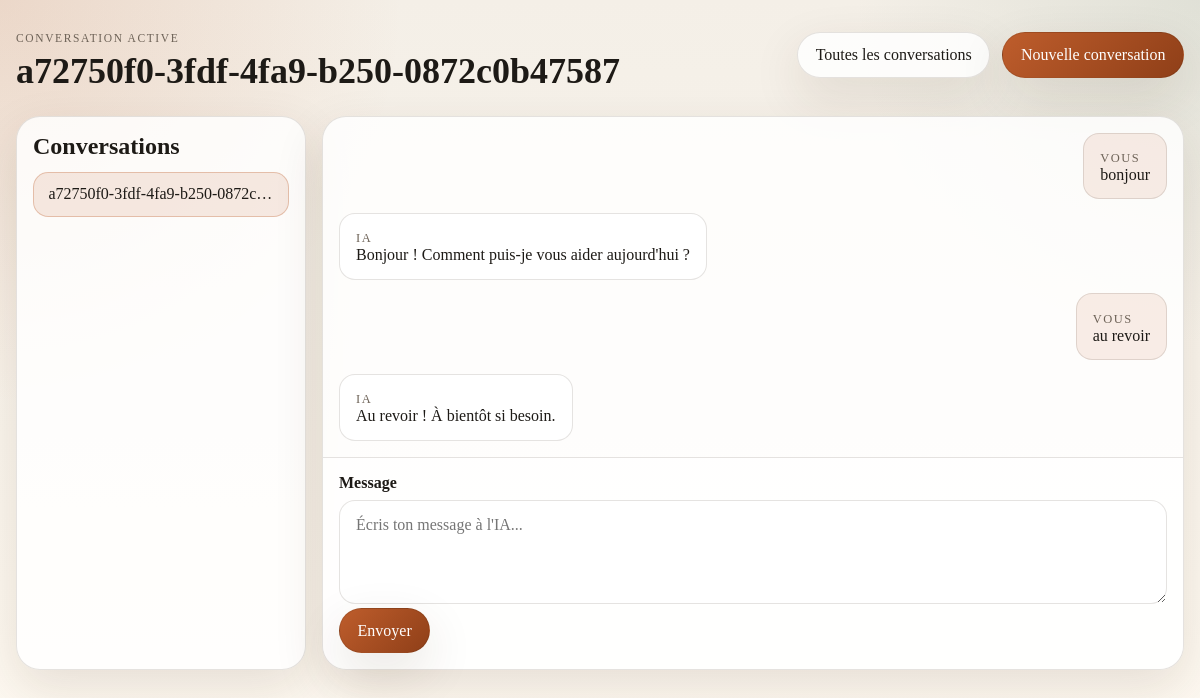
Before: /chat/a72750f0-3fdf-4fa9-b250-0872c0b47587 with the older database file.
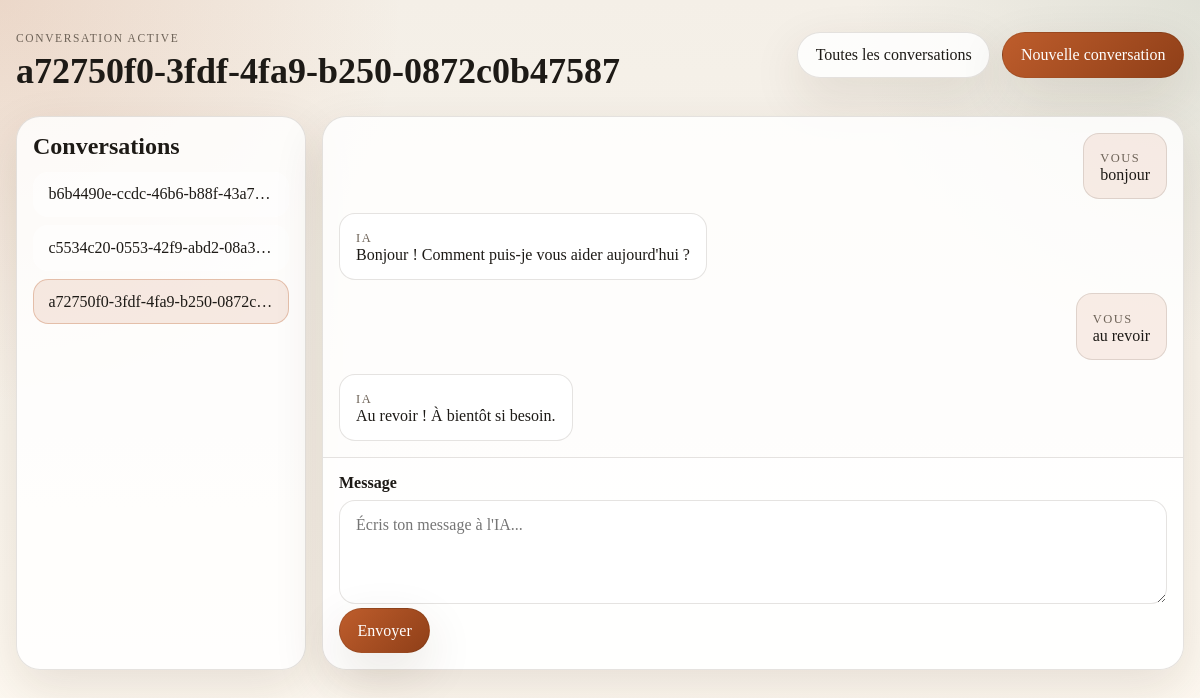
After: the same page with the newer database file.
### app.py (models this page shows)
class Chat(db.Model):
    __tablename__ = 'chats'
    id: Mapped[int] = mapped_column(primary_key=True)
    thread_id: Mapped[str] = mapped_column(unique=True, nullable=False)
    messages: Mapped[list['Message']] = relationship(
        back_populates='chat',
        cascade='all, delete-orphan',
        order_by='Message.id',
    )

class Message(db.Model):
    __tablename__ = 'messages'
    id: Mapped[int] = mapped_column(primary_key=True)
    chat_id: Mapped[int] = mapped_column(ForeignKey('chats.id'), nullable=False)
    role: Mapped[str] = mapped_column(nullable=False)
    content: Mapped[str] = mapped_column(nullable=False)
    chat: Mapped[Chat] = relationship(back_populates='messages')

### app.py (the view)
@app.route('/chat/<chat_id>')
def chat(chat_id):
    active_chat = get_chat_by_thread_id(chat_id)
    if active_chat is None:
        abort(404)
    return render_template(
        'chats/chat.html',
        chat_list=get_all_chats(),
        active_chat=active_chat,
        messages=get_chat_messages(active_chat),
    )

### app.py (called while the page is built)
def get_all_chats():
    return Chat.query.order_by(Chat.id.desc()).all()

def get_chat_by_thread_id(thread_id):
    return Chat.query.filter_by(thread_id=thread_id).first()

def get_chat_messages(chat):
    return Message.query.filter_by(chat_id=chat.id).order_by(Message.id.asc()).all()

### templates/chats/chat.html (shortened to what this page needs)
{% extends 'base.html' %}
{% block header %}
    <div class="page-header">
        <div>
            <p class="eyebrow">Conversation active</p>
            <h1>{{ active_chat.thread_id }}</h1>
        </div>
        <div class="header-actions">
            <a class="button" href="{{ url_for('chat_overview') }}">Toutes les conversations</a>
            <a class="button button-primary" href="{{ url_for('new_chat') }}">Nouvelle conversation</a>
        </div>
    </div>
{% endblock %}
{% block content %}
    <div class="chat-layout">
        <aside class="chat-sidebar">
            <h2>Conversations</h2>
            <div class="sidebar-list">
                {% for chat in chat_list %}
                    <a class="sidebar-item{% if chat.thread_id == active_chat.thread_id %} is-active{% endif %}" href="{{ url_for('chat', chat_id=chat.thread_id) }}">
                        {{ chat.thread_id }}
                    </a>
                {% endfor %}
            </div>
        </aside>
        <section class="chat-panel">
            <div class="message-list" id="message-list" data-chat-id="{{ active_chat.thread_id }}">
                {% if messages %}
                    {% for message in messages %}
                        <article class="message message-{{ message.role }}" data-role="{{ message.role }}">
                            <span class="message-role">{{ 'Vous' if message.role == 'user' else 'IA' }}</span>
                            <p>{{ message.content }}</p>
                        </article>
                    {% endfor %}
                {% else %}
                    <div class="empty-state compact">
                        <h2>Commence la conversation</h2>
                        <p>Envoie un premier message pour lancer ce fil.</p>
                    </div>
                {% endif %}
            </div>
            <form class="chat-form" id="chat-form">
                <label for="message">Message</label>
                <textarea id="message" name="message" rows="4" placeholder="Écris ton message à l'IA..."></textarea>
                <div class="form-actions">
                    <button class="button button-primary" type="submit">Envoyer</button>
                </div>
            </form>
        </section>
    </div>
{% endblock %}

Changed rows visible on the page:
added Chat: thread_id "b6b4490e-ccdc-46b6-b88f-43a7…"
added Chat: thread_id "c5534c20-0553-42f9-abd2-08a3…"
